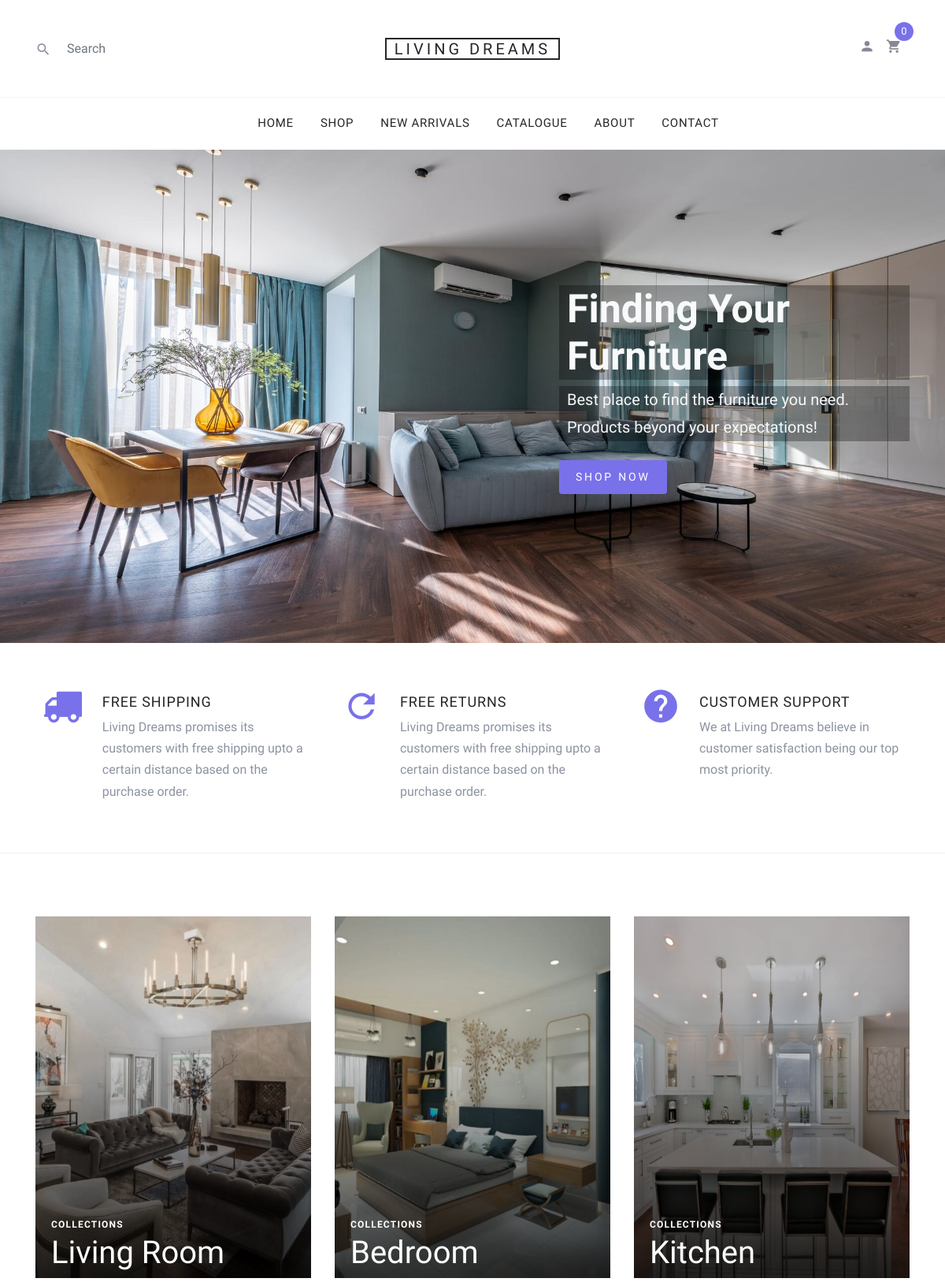
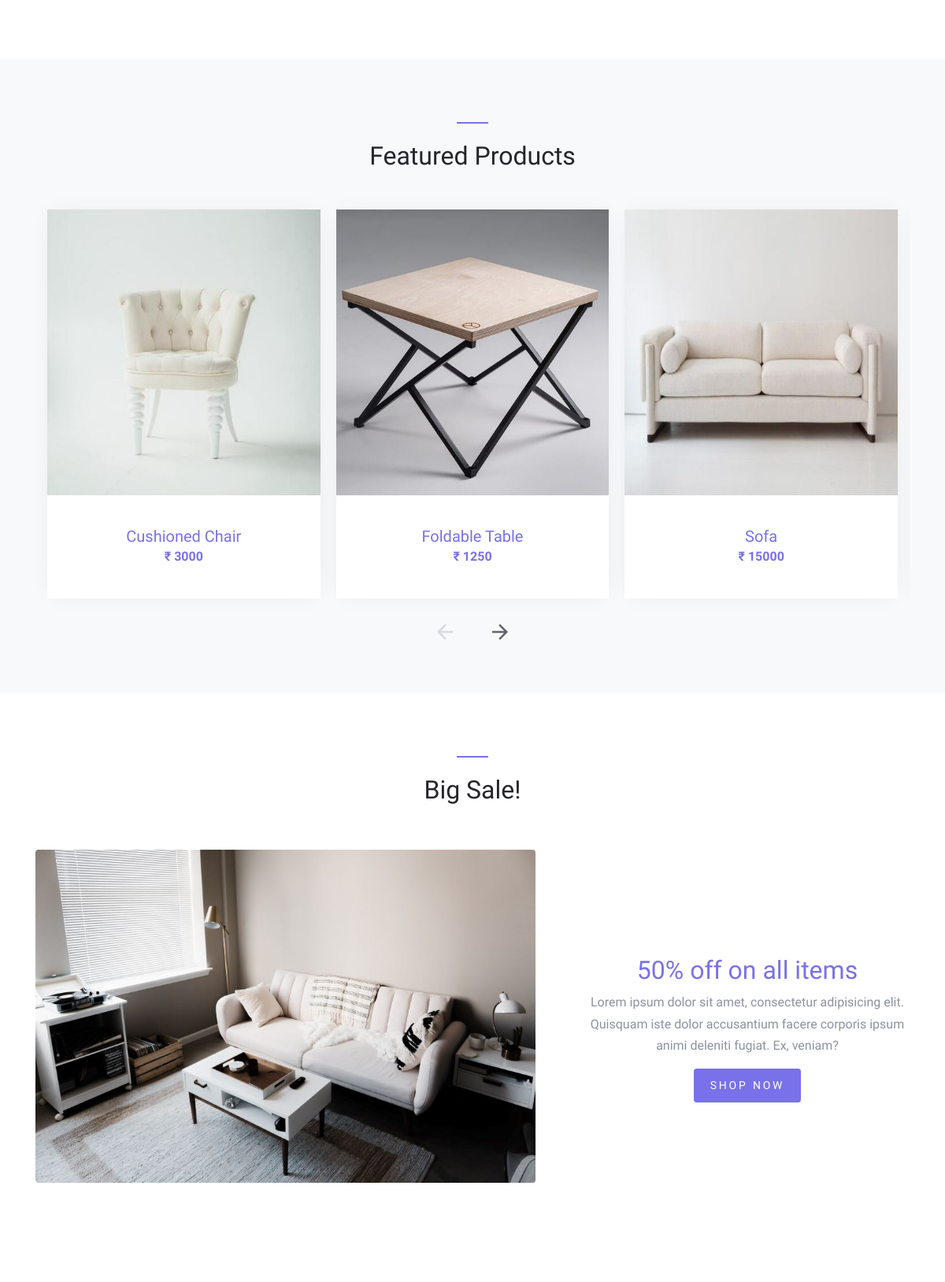
The page / (upper part) on the database its author committed (2 pictures, top to bottom).
### shop/models.py (models this page shows, shortened)
class Product(models.Model):
    COLLECTIONS = {
        ('LR', 'LivingRoom'),
        ('BR', 'BedRoom'),
        ('K', 'Kitchen'),
        ('NA', 'New-Arrivals')
    }
    product_image = models.ImageField(upload_to='images')
    product_name = models.CharField(max_length=50)
    product_desc = models.CharField(max_length=1000)
    product_price = models.IntegerField()
    product_collection = MultiSelectField(choices=COLLECTIONS)

### shop/views.py (the view)
# urls.py: path('', views.HomePage, name='Home'),
def HomePage(request):
    products = Product.objects.all()
    return render(request, 'index.html', {'products': products})

### cart/context_processors.py (called while the page is built)
def counter(request):
    cart_count = 0
    if 'admin' in request.path:
        return {}
    else:
        try:
            cart = Cart.objects.filter(cart_id=_cart_id(request))
            cart_items = Cartitem.objects.all().filter(cart=cart[:1])
            for cart_item in cart_items:
                cart_count += cart_item.quantity
        except Cart.DoesNotExist:
            cart_count = 0
    return dict(cart_count=cart_count)

### cart/views.py (called while the page is built)
def _cart_id(request):
    cart = request.session.session_key
    if not cart:
        cart = request.session.create()
    return cart

### templates/index.html
{% extends 'base.html' %}
{% load static %}
{% block body %}
<div class="site-blocks-cover" style="background-image: url({% static 'images/hero_1.jpg' %});" data-aos="fade">
	<div class="container">
		<div class="row align-items-start align-items-md-center justify-content-end">
			<div class="col-md-5 text-center text-md-left pt-5 pt-md-0">
				<h1 class="mb-2 color-white text-light" style="background-color: rgba(0.2, 0.2, 0.2, 0.3); padding-left: 10px;">Finding Your Furniture</h1>
				<div class="intro-text text-center text-md-left">
					<p class="mb-4 color-white text-light" style="background-color: rgba(0.2, 0.2, 0.2, 0.3); padding-left: 10px;">Best place to find the furniture you need. Products beyond your expectations!</p>
					<p>
						<a href="{% url 'Shop' %}" class="btn btn-sm btn-primary">Shop Now</a>
					</p>
				</div>
			</div>
		</div>
	</div>
</div>
<div class="site-section site-section-sm site-blocks-1">
	<div class="container">
		<div class="row">
			<div class="col-md-6 col-lg-4 d-lg-flex mb-4 mb-lg-0 pl-4" data-aos="fade-up" data-aos-delay="">
				<div class="icon mr-4 align-self-start">
					<span class="icon-truck"></span>
				</div>
				<div class="text">
					<h2 class="text-uppercase">Free Shipping</h2>
					<p>Living Dreams promises its customers with free shipping upto a certain distance based on the purchase order.</p>
				</div>
			</div>
			<div class="col-md-6 col-lg-4 d-lg-flex mb-4 mb-lg-0 pl-4" data-aos="fade-up" data-aos-delay="100">
				<div class="icon mr-4 align-self-start">
					<span class="icon-refresh2"></span>
				</div>
				<div class="text">
					<h2 class="text-uppercase">Free Returns</h2>
					<p>Living Dreams promises its customers with free shipping upto a certain distance based on the purchase order.</p>
				</div>
			</div>
			<div class="col-md-6 col-lg-4 d-lg-flex mb-4 mb-lg-0 pl-4" data-aos="fade-up" data-aos-delay="200">
				<div class="icon mr-4 align-self-start">
					<span class="icon-help"></span>
				</div>
				<div class="text">
					<h2 class="text-uppercase">Customer Support</h2>
					<p>We at Living Dreams believe in customer satisfaction being our top most priority.</p>
				</div>
			</div>
		</div>
	</div>
</div>
<div class="site-section site-blocks-2">
	<div class="container">
		<div class="row">
			<div class="col-sm-6 col-md-6 col-lg-4 mb-5 mb-lg-0" data-aos="fade" data-aos-delay="">
				<a class="block-2-item" href="#">
					<figure class="image">
						<img src="{% static 'images/living_room.jpg' %}" alt="" class="img-fluid">
					</figure>
					<div class="text">
						<span class="text-uppercase">Collections</span>
						<h3>Living Room</h3>
					</div>
				</a>
			</div>
			<div class="col-sm-6 col-md-6 col-lg-4 mb-5 mb-lg-0" data-aos="fade" data-aos-delay="100">
				<a class="block-2-item" href="#">
					<figure class="image">
						<img src="{% static 'images/bedroom.jpg' %}" alt="" class="img-fluid">
					</figure>
					<div class="text">
						<span class="text-uppercase">Collections</span>
						<h3>Bedroom</h3>
					</div>
				</a>
			</div>
			<div class="col-sm-6 col-md-6 col-lg-4 mb-5 mb-lg-0" data-aos="fade" data-aos-delay="200">
				<a class="block-2-item" href="#">
					<figure class="image">
						<img src="{% static 'images/kitchen.jpg' %}" alt="" class="img-fluid">
					</figure>
					<div class="text">
						<span class="text-uppercase">Collections</span>
						<h3>Kitchen</h3>
					</div>
				</a>
			</div>
		</div>
	</div>
</div>
<div class="site-section block-3 site-blocks-2 bg-light">
	<div class="container">
		<div class="row justify-content-center">
			<div class="col-md-7 site-section-heading text-center pt-4">
				<h2>Featured Products</h2>
			</div>
		</div>
		<div class="row">
			<div class="col-md-12">
				<div class="nonloop-block-3 owl-carousel">
				{% for i in products %}
					<div class="item">
						<div class="block-4 text-center">
							<figure class="block-4-image">
								<img src="{{ i.product_image.url }}" alt="Image placeholder" class="img-fluid">
							</figure>
							<div class="block-4-text p-4">
								<h3><a href="{% url 'Details' i.id %}">{{ i.product_name }}</a></h3>
								<p class="text-primary font-weight-bold">₹ {{ i.product_price }}</p>
							</div>
						</div>
					</div>
				{% endfor %}
				</div>
			</div>
		</div>
	</div>
</div>
<div class="site-section block-8">
	<div class="container">
		<div class="row justify-content-center  mb-5">
			<div class="col-md-7 site-section-heading text-center pt-4">
				<h2>Big Sale!</h2>
			</div>
		</div>
		<div class="row align-items-center">
			<div class="col-md-12 col-lg-7 mb-5">
				<a href="#"><img src="{% static 'images/blog_1.jpg' %}" alt="Image placeholder" class="img-fluid rounded"></a>
			</div>
			<div class="col-md-12 col-lg-5 text-center pl-md-5">
				<h2><a href="#">50% off on all items</a></h2>
				<p>Lorem ipsum dolor sit amet, consectetur adipisicing elit. Quisquam iste dolor accusantium facere
					corporis
					ipsum animi deleniti fugiat. Ex, veniam?</p>
				<p><a href="{% url 'Shop' %}" class="btn btn-primary btn-sm">Shop Now</a></p>
			</div>
		</div>
	</div>
</div>
{% endblock body %}

### static/css/style.css (style rules this page uses)
body { line-height: 1.7; color: #8c92a0; font-weight: 300; font-size: 16px; }
a { -webkit-transition: .3s all ease; -o-transition: .3s all ease; transition: .3s all ease; }
.btn { text-transform: uppercase; position: relative; -webkit-transition: 0.2s all ease-in-out !important; -o-transition: 0.2s all ease-in-out !important; transition: 0.2s all ease-in-out !important; top: 0; letter-spacing: .05em; }
.btn.btn-sm { font-size: 14px !important; padding: 10px 20px !important; }
.btn.btn-primary { font-size: 17px; font-weight: 300; letter-spacing: .2em; }
.site-section { padding: 2.5em 0; }
@media (min-width: 768px) { .site-section { padding: 5em 0; } }
.site-section.site-section-sm { padding: 4em 0; }
.site-section-heading { font-size: 30px; color: #25262a; position: relative; }
.site-section-heading:before { content: ""; left: 0%; top: 0; position: absolute; width: 40px; height: 2px; background: #7971ea; }
.site-section-heading.text-center:before { content: ""; left: 50%; top: 0; -webkit-transform: translateX(-50%); -ms-transform: translateX(-50%); transform: translateX(-50%); position: absolute; width: 40px; height: 2px; background: #7971ea; }
.site-blocks-cover { background-size: cover; background-repeat: no-repeat; background-position: center center; }
.site-blocks-cover, .site-blocks-cover .row { min-height: 600px; height: calc(100vh - 174px); }
.site-blocks-cover h1 { font-size: 30px; font-weight: 900; color: #000; }
@media (min-width: 768px) { .site-blocks-cover h1 { font-size: 50px; } }
.site-blocks-cover p { color: #333333; font-size: 20px; line-height: 35px; }
.site-blocks-cover .intro-text { font-size: 16px; line-height: 1.5; }
.site-blocks-1 { border-bottom: 1px solid #edf0f5; }
.site-blocks-1 .icon span { position: relative; color: #7971ea; top: -10px; font-size: 50px; display: inline-block; }
.site-blocks-1 .text h2 { color: #25262a; letter-spacing: .05em; font-size: 18px; }
.site-blocks-1 .text p:last-child { margin-bottom: 0; }
.site-blocks-2 .block-2-item { display: block; position: relative; }
.site-blocks-2 .block-2-item:before { z-index: 1; content: ''; position: absolute; top: 0; right: 0; bottom: 0; left: 0; background: -moz-linear-gradient(top, transparent 0%, transparent 18%, rgba(0, 0, 0, 0.8) 99%, rgba(0, 0, 0, 0.8) 100%); background: -webkit-linear-gradient(top, transparent 0%, transparent 18%, rgba(0, 0, 0, 0.8) 99%, rgba(0, 0, 0, 0.8) 100%); background: -webkit-gradient(linear, left top, left bottom, from(transparent), color-stop(18%, transparent), color-stop(99%, rgba(0, 0, 0, 0.8)), to(rgba(0, 0, 0, 0.8))); background: -o-linear-gradient(top, transparent 0%, transparent 18%, rgba(0, 0, 0, 0.8) 99%, rgba(0, 0, 0, 0.8) 100%); background: linear-gradient(to bottom, transparent 0%, transparent 18%, rgba(0, 0, 0, 0.8) 99%, rgba(0, 0, 0, 0.8) 100%); filter: progid:DXImageTransform.Microsoft.gradient( startColorstr='#00000000', endColorstr='#cc000000',GradientType=0 ); }
.site-blocks-2 .block-2-item .image { position: relative; margin-bottom: 0; overflow: hidden; }
.site-blocks-2 .block-2-item .image img { margin-bottom: 0; -webkit-transition: .3s all ease-in-out; -o-transition: .3s all ease-in-out; transition: .3s all ease-in-out; }
.site-blocks-2 .block-2-item .text { z-index: 2; bottom: 0; padding-left: 20px; position: absolute; width: 100%; }
.site-blocks-2 .block-2-item .text > span, .site-blocks-2 .block-2-item .text h3 { color: #fff; }
.site-blocks-2 .block-2-item .text > span { font-size: 12px; letter-spacing: .1em; font-weight: 900; }
.site-blocks-2 .block-2-item .text h3 { font-size: 40px; }
.block-4 { -webkit-box-shadow: 0 0 30px -10px rgba(0, 0, 0, 0.1); box-shadow: 0 0 30px -10px rgba(0, 0, 0, 0.1); background: #fff; }
.block-4 .block-4-text h3 { font-size: 20px; margin-bottom: 0; }
.block-4 .block-4-text h3 a { text-decoration: none; }

### rows shown on the page
Product: product_image (picture), product_name "Cushioned Chair", product_price "3000"
Product: product_image (picture), product_name "Foldable Table", product_price "1250"
Product: product_image (picture), product_name "Sofa", product_price "15000"

### other values the page prints
{{ cart_count }} "0"
